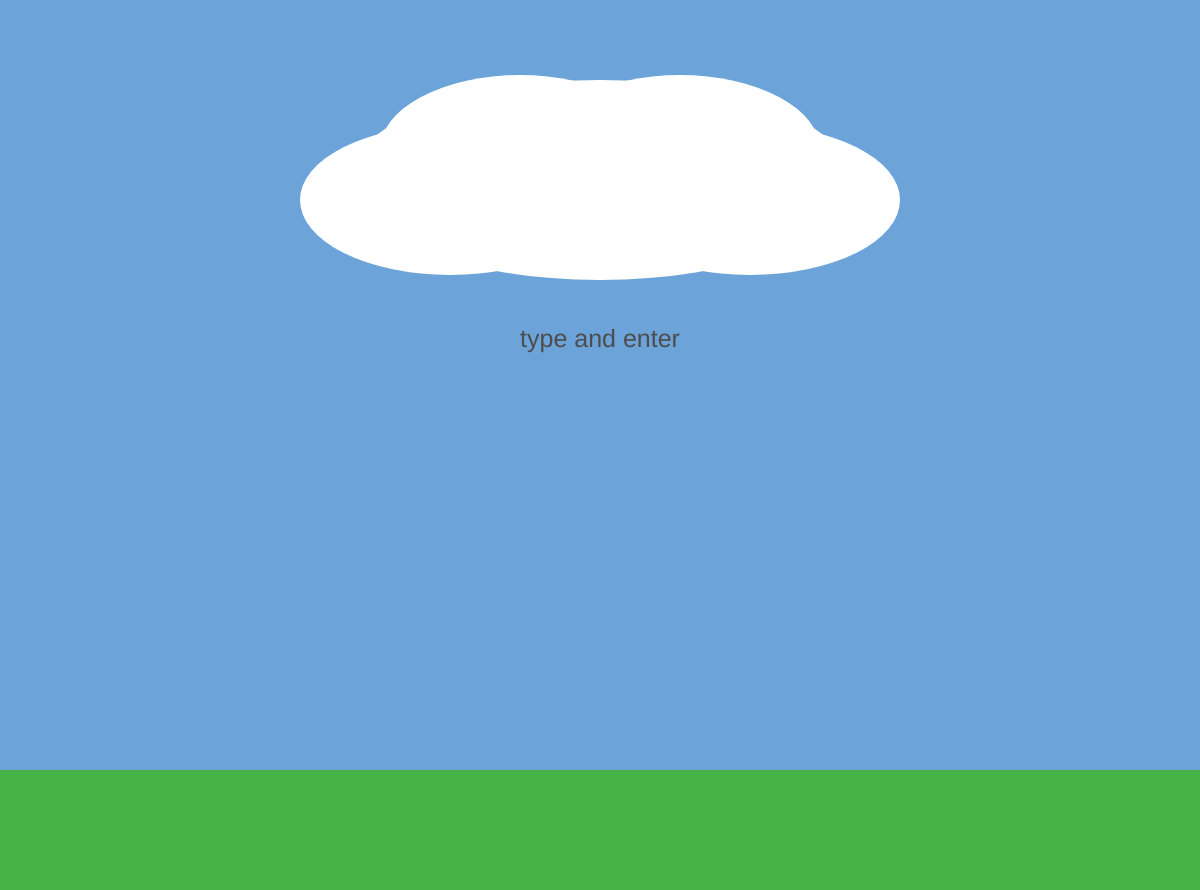
Frame 1 (no input)
Frame 60 (no input): identical to frame 1, image omitted
Frame 120 (the mouse pressed at the canvas centre since frame 60): identical to frame 1, image omitted

The p5.js sketch that drew this single still picture (run headless with seeded random() and noise() and a simulated clock; from frame 60 on, the mouse is pressed at the canvas centre):

// p5.js sketch
// ── sketch.js
let typingChars = [];
let fallingChars = [];

const HEADER_H = 110;

function setup() {
  let cnv = createCanvas(windowWidth, windowHeight - HEADER_H);
  cnv.position(0, HEADER_H);
  colorMode(HSB);
  textFont('Comic Sans MS');
  textSize(60);
  textAlign(CENTER, CENTER);
}

function draw() {
  background(210, 50, 85);
  noStroke();
  fill(120, 60, 70); // 초록색 HSB
  rect(0, height - 120, width, 1200);
  noStroke();
  fill(0, 0, 100);
  ellipse(width / 2, 180, 500, 200);
  ellipse(width / 2 - 150, 200, 300, 150);
  ellipse(width / 2 + 150, 200, 300, 150);
  ellipse(width / 2 - 80, 150, 280, 150);
  ellipse(width / 2 + 80, 150, 280, 150);

  textFont('Arial');
  fill(30);
  noStroke();
  textAlign(CENTER, CENTER);
  textSize(25);
  text('type and enter', width / 2, 340);
  textFont('Comic Sans MS');

  // 1. 타이핑 중인 글자 표시
  textSize(60);
  let totalWidth = 0;
  for (let i = 0; i < typingChars.length; i++) {
    totalWidth += textWidth(typingChars[i].ch);
  }
  let startX = width / 2 - totalWidth / 2;
  let curX = startX;
  for (let i = 0; i < typingChars.length; i++) {
    let charObj = typingChars[i];
    charObj.x = curX + textWidth(charObj.ch) / 2;
    fill(charObj.col);
    text(charObj.ch, charObj.x, 180);
    curX += textWidth(charObj.ch);
  }

  // 2. 떨어지는 글자
  for (let i = fallingChars.length - 1; i >= 0; i--) {
    fallingChars[i].update();
    fallingChars[i].show();
  }
}

function keyPressed() {
  if (keyCode === BACKSPACE) {
    typingChars.pop();
  } else if (keyCode === ENTER) {
    for (let charObj of typingChars) {
      fallingChars.push(new CharBall(charObj.x, 180, charObj.ch, charObj.col));
    }
    typingChars = [];
  } else if (key.length === 1) {
    typingChars.push({ ch: key, x: 0, col: color(random(360), 80, 90) });
  }
  checkOverflow();
}
function checkOverflow() {
  let totalWidth = 0;
  for (let i = 0; i < typingChars.length; i++) {
    totalWidth += textWidth(typingChars[i].ch);
  }
  if (totalWidth > 400) {
    // x 위치 먼저 계산
    let startX = width / 2 - totalWidth / 2;
    let curX = startX;
    for (let i = 0; i < typingChars.length; i++) {
      let charObj = typingChars[i];
      charObj.x = curX + textWidth(charObj.ch) / 2;
      curX += textWidth(charObj.ch);
    }
    for (let charObj of typingChars) {
      fallingChars.push(new CharBall(charObj.x, 180, charObj.ch, charObj.col));
    }
    typingChars = [];
  }
}

class CharBall {
  constructor(x, y, ch, col) {
    this.x = x;
    this.y = y;
    this.ch = ch;
    this.col = col;
    this.vx = random(-8, 8);
    this.vy = random(-8, -2);
    this.g = 0.4;
    this.angle = 0;
    this.bounce = 0.5;
    this.ground = height - 120;
    this.settled = false;
  }

  update() {
    if (this.settled) return;

    this.vy += this.g;
    this.x += this.vx;
    this.y += this.vy;
    this.angle += 5;

    // 좌우 벽
    if (this.x < 0) {
      this.x = 0;
      this.vx *= -this.bounce;
    }
    if (this.x > width) {
      this.x = width;
      this.vx *= -this.bounce;
    }

    // 바닥
    if (this.y >= this.ground) {
      this.y = this.ground;
      this.vy *= -this.bounce;
      this.vx *= 0.8;
      this.angle *= 0.8;

      if (abs(this.vy) < 1) {
        this.vy = 0;
        this.vx = 0;
        this.settled = true;
      }
    }
  }

  show() {
    push();
    translate(this.x, this.y);
    rotate(radians(this.angle));
    fill(this.col);
    noStroke();
    textSize(60);
    textAlign(CENTER, CENTER);
    text(this.ch, 0, 0);
    pop();
  }
}

// ── style.css
html, body {
  margin: 0;
  padding: 0;
  height: 100%;
}

body {
  display: flex;
  justify-content: center;
  align-items: center;
  min-height: 100vh;
  background: #fff;
}

canvas {
  display: block;
}

.site-header {
  position: fixed;
  top: 0;
  left: 0;
  right: 0;
  display: flex;
  align-items: center;
  justify-content: space-between;
  padding: 40px 10%;
  background: #000;
  z-index: 9999;
}

.site-title-label {
  font-family: 'Helvetica Neue', Helvetica, Arial, sans-serif;
  font-size: 25px;
  font-weight: 700;
  letter-spacing: 0em;
  text-transform: uppercase;
  color: #fff;
  text-decoration: none;
}

.works-count {
  font-family: 'Helvetica Neue', Helvetica, Arial, sans-serif;
  font-size: 25px;
  font-weight: 700;
  letter-spacing: 0em;
  text-transform: uppercase;
  color: #fff;
}

.site-title-label {
  transition: color 0.2s ease;
}

.site-title-label:hover {
  color: rgba(255, 255, 255, 0.5);
}

.works-count {
  cursor: pointer;
  transition: color 0.2s ease;
}

.works-count:hover {
  color: rgba(255,255,255, 0.5);
}

.desc-overlay {
  position: fixed;
  top: 0; left: 0; right: 0; bottom: 0;
  background: #6CA2D9;
  z-index: 9998;
  display: flex;
  align-items: center;
  justify-content: flex-end;
  padding: 0 10%;
  opacity: 0;
  pointer-events: none;
  transition: opacity 0.3s ease;
}

.desc-overlay.active {
  opacity: 1;
  pointer-events: all;
}

.desc-content {
  text-align: right;
  word-break: keep-all;
  color: #ffffff;
  font-family: 'Helvetica Neue', Helvetica, Arial, sans-serif;
  max-width: 900px;
}

.desc-tag,
.desc-main,
.desc-sub {
  font-size: 47px;
  font-weight: 700;
  line-height: 1.2;
  margin-bottom: 24px;
  text-transform: uppercase;
}

.work-nav {
  position: fixed;
  bottom: 40px;
  left: 10%;
  right: 10%;
  display: flex;
  justify-content: space-between;
  z-index: 9999;
}

.nav-link {
  font-family: 'Helvetica Neue', Helvetica, Arial, sans-serif;
  font-size: 25px;
  font-weight: 700;
  text-transform: uppercase;
  letter-spacing: 0em;
  color: #000;
  text-decoration: none;
  transition: color 0.2s ease;
}

.nav-link:hover {
  color: rgba(0, 0, 0, 0.4);
}
